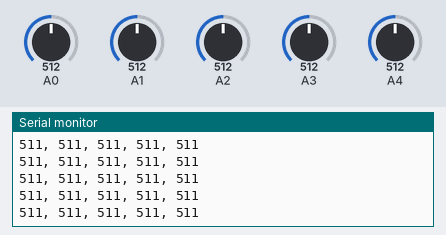
A sketch run on a simulated Arduino Uno, built for the host (arithmetic inside an expression is 32-bit, double 64-bit). On the bench: the last lines printed to the serial monitor. Inputs (shaded band) come from the test bench; at power-on: A0 = 512, A1 = 512, A2 = 512, A3 = 512, A4 = 512.

Above: at 1.2 s.
1.3 s: A0 set to 716
At 2.2 s:
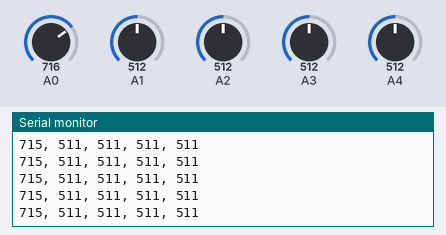
2.8 s: A1 set to 716
At 3.6 s:
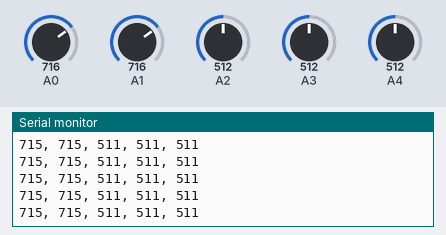
4.3 s: A2 set to 716
At 4.9 s:
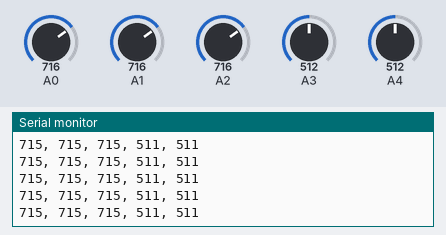
5.8 s: A3 set to 716
At 6.5 s:
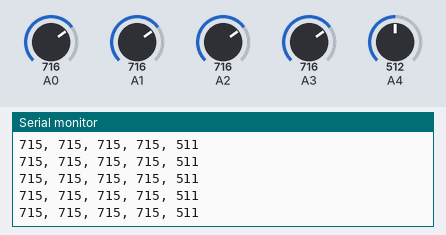
7.3 s: A4 set to 716
At 8.3 s:
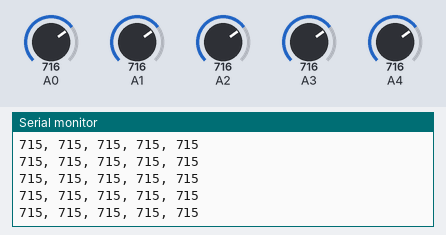
8.8 s: A0 set to 992
At 9.8 s:
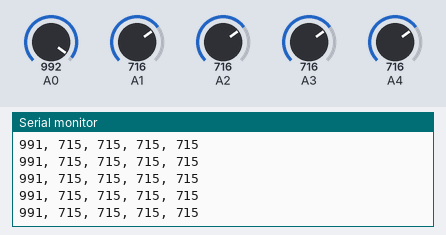
Timing chart, 0 to 11.3 s (numbered marks = the images above; inputs shaded):
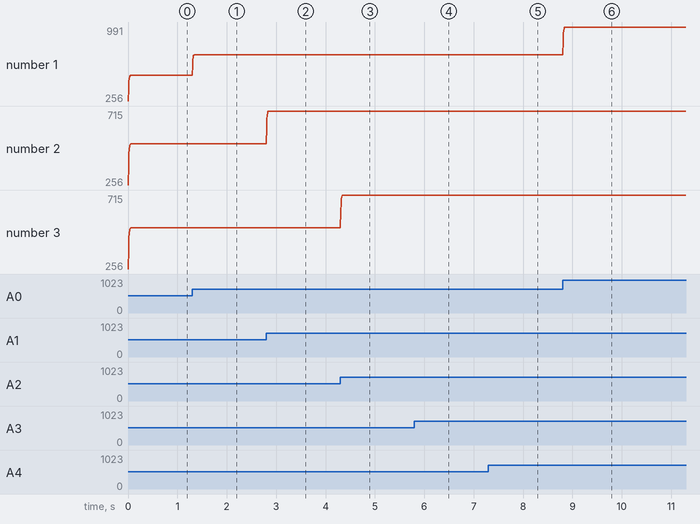

The sketch:

1284_ADC_Circular_Reader.ino
```cpp
// (licence header left out)
/************************* Defines ********************************/
#define DEBUG 1

#if DEBUG == 1
#define dprint(expression) Serial.print("# "); Serial.print( #expression ); Serial.print( ": " ); Serial.println( expression )
#define dshow(expression) Serial.println( expression )
#else
#define dprint(expression)
#define dshow(expression)
#endif

#ifndef cbi
#define cbi(sfr, bit) (_SFR_BYTE(sfr) &= ~_BV(bit))
#endif
#ifndef sbi
#define sbi(sfr, bit) (_SFR_BYTE(sfr) |= _BV(bit))
#endif

/************************** Variables *****************************/
boolean print_array = false;

/*****************  About the ADC  **********************/
   /*Store the current ADC read */
   unsigned int adc_array[8];
   /*Store the old ADC read for compare */
   unsigned int old_adc_array[8];
   /* The active ADC */
   byte adc_count = 0;


/**************************  Functions ****************************/

/* Change the adc channel for next read.. */

void change_adc(byte adc) {

  switch (adc) {
    case 0:
      cbi(ADMUX, MUX4);
      cbi(ADMUX, MUX3);
      cbi(ADMUX, MUX2);
      cbi(ADMUX, MUX1);
      cbi(ADMUX, MUX0);
      break;
    case 1:
      cbi(ADMUX, MUX4);
      cbi(ADMUX, MUX3);
      cbi(ADMUX, MUX2);
      cbi(ADMUX, MUX1);
      sbi(ADMUX, MUX0);
      break;
    case 2:
      cbi(ADMUX, MUX4);
      cbi(ADMUX, MUX3);
      cbi(ADMUX, MUX2);
      sbi(ADMUX, MUX1);
      cbi(ADMUX, MUX0);
      break;
    case 3:
      cbi(ADMUX, MUX4);
      cbi(ADMUX, MUX3);
      cbi(ADMUX, MUX2);
      sbi(ADMUX, MUX1);
      sbi(ADMUX, MUX0);
      break;
    case 4:
      cbi(ADMUX, MUX4);
      cbi(ADMUX, MUX3);
      sbi(ADMUX, MUX2);
      cbi(ADMUX, MUX1);
      cbi(ADMUX, MUX0);
      break;
    case 5:
      cbi(ADMUX, MUX4);
      cbi(ADMUX, MUX3);
      sbi(ADMUX, MUX2);
      cbi(ADMUX, MUX1);
      sbi(ADMUX, MUX0);
      break;
  }

  /*Start the next conversion */
  sbi(ADCSRA, ADSC);

}

/******************************************************************/
/*************************** Setup ********************************/
/******************************************************************/
void setup() {
  if (DEBUG) {
    Serial.begin(115200);
  }

  /************************* Setup Pins ***************************/
  /*************************  Setup ADC ***************************/
  /*Set to Right Adjust for 1024 precision */
  cbi(ADMUX, ADLAR);

  /*Set to VRef to AVCC */
  cbi(ADMUX, REFS1);
  sbi(ADMUX, REFS0);

  /*Set to ADC0 to start */
  //cbi(ADMUX, MUX4);
  //cbi(ADMUX, MUX3);
  //cbi(ADMUX, MUX2);
  //cbi(ADMUX, MUX1);
  //cbi(ADMUX, MUX0);

  /*Set prescaler to 64 */
  sbi(ADCSRA, ADPS2);
  sbi(ADCSRA, ADPS1);
  cbi(ADCSRA, ADPS0);

  /*Turn off Auto Trigger */
  cbi(ADCSRA, ADATE);

  /*Turn the ADC ON  */
  sbi(ADCSRA, ADEN);

  /*Start the circular counter on zero */
  change_adc(adc_count);

  /*Start the first conversion */
  //sbi(ADCSRA, ADSC);


}/**************************  End Setup **************************/


/******************************************************************/
/**************************** Loop ********************************/
/******************************************************************/
void loop() {

  /*Check to see if ADC has finished */
  if (!(bitRead(ADCSRA, ADSC))) {
    /*Read and store the results  */
    uint8_t temp_adcl = ADCL;
    uint16_t temp_adc = (ADCH << 8) + temp_adcl;
    /* Store the adc read in the adc array */
    switch(adc_count){
      case 0:
         /*Keep a running average */
         adc_array[0] = (adc_array[0] + temp_adc) / 2;

         /*Store the old value */
         old_adc_array[0] = adc_array[0];
         /* Increment the adc count */
         adc_count = 1;
          /* Change the mux */
          change_adc(adc_count);
          break;
      case 1:
         /*Keep a running average */
         adc_array[1] = (adc_array[1] + temp_adc) / 2;

         /*Store the old value */
         old_adc_array[1] = adc_array[1];
         /* Increment the adc count */
         adc_count = 2;
          /* Change the mux */
          change_adc(adc_count);
          break;
      case 2:
         /*Keep a running average */
         adc_array[2] = (adc_array[2] + temp_adc) / 2;

         /*Store the old value */
         old_adc_array[2] = adc_array[2];
         /* Increment the adc count */
         adc_count = 3;
          /* Change the mux */
          change_adc(adc_count);
          break;
      case 3:
         /*Keep a running average */
         adc_array[3] = (adc_array[3] + temp_adc) / 2;

         /*Store the old value */
         old_adc_array[3] = adc_array[3];
         /* Increment the adc count */
         adc_count = 4;
          /* Change the mux */
          change_adc(adc_count);
          break;
       case 4:
         /*Keep a running average */
         adc_array[4] = (adc_array[4] + temp_adc) / 2;

         /*Store the old value */
         old_adc_array[4] = adc_array[4];
         /* Increment the adc count */
         adc_count = 0;
          /* Change the mux */
          change_adc(adc_count);
          print_array = true;
          break;

    }
  delay(1);
  }


  if(print_array){
    Serial.print(adc_array[0]);
    Serial.print(", ");
    Serial.print(adc_array[1]);
    Serial.print(", ");
    Serial.print(adc_array[2]);
    Serial.print(", ");
    Serial.print(adc_array[3]);
    Serial.print(", ");
    Serial.print(adc_array[4]);
    Serial.println();


    print_array = false;
  }


}/*************************** End Loop *****************************/
```

Measured:
- after the input at 1.3 s, the serial monitor: prints a new line at once (image 1)
- after the input at 2.8 s, the serial monitor: prints a new line at once (image 2)
- after the input at 4.3 s, the serial monitor: prints a new line at once (image 3)
- after the input at 5.8 s, the serial monitor: prints a new line at once (image 4)
- after the input at 7.3 s, the serial monitor: prints a new line at once (image 5)
- after the input at 8.8 s, the serial monitor: prints a new line at once (image 6)
- plotted number 1: 511 → 715 after the input at 1.3 s, 715 → 991 after the input at 8.8 s
